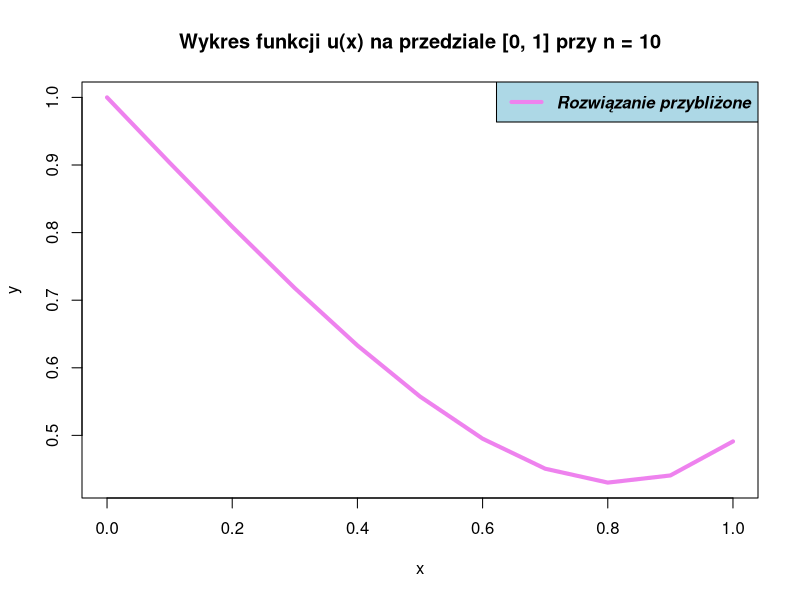
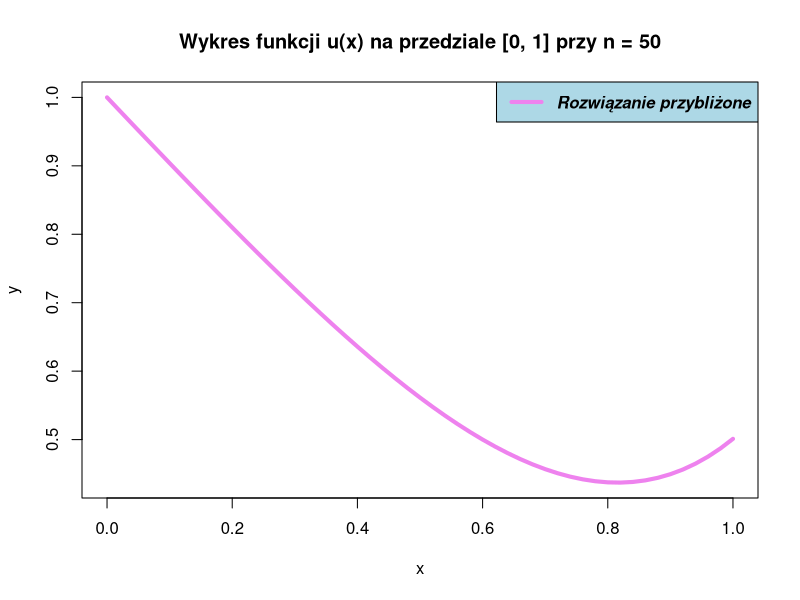
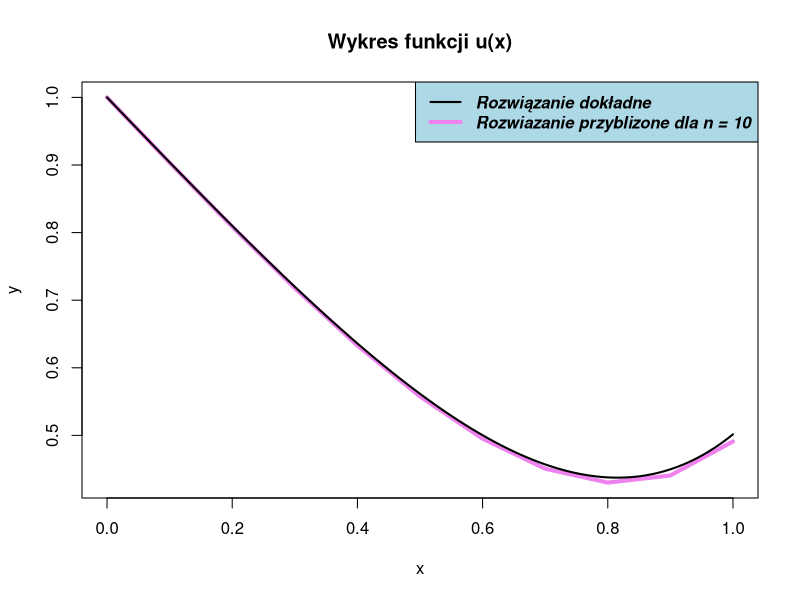
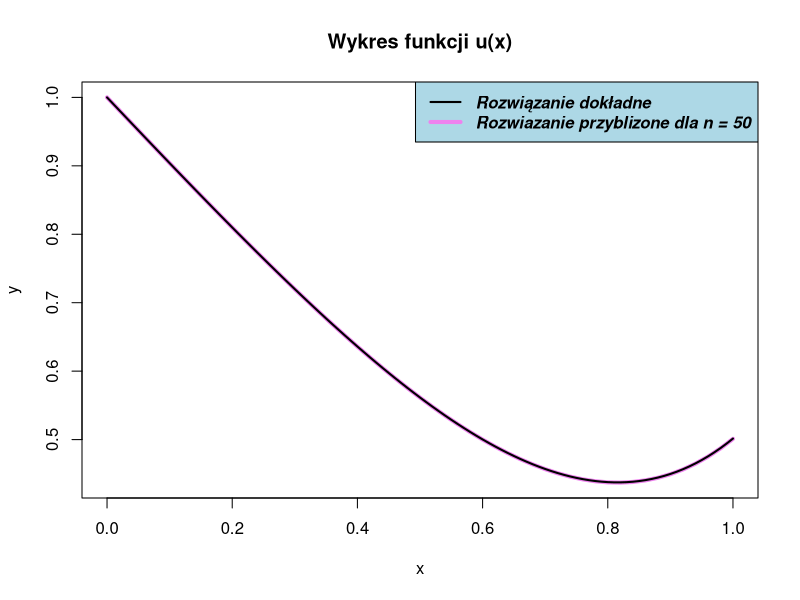

R code for these plots, in order:
tridiagonal_matrix <- function(below, diagonal, over, func) {
  n <- length(diagonal)
  
  over[1] <- over[1] / diagonal[1]
  func[1] <- func[1] / diagonal[1]
  
  for(i in 2:(n - 1)) {
    over[i] <- over[i] / (diagonal[i] - below[i - 1] * over[i - 1])
    func[i] <- (func[i] - below[i - 1] * func[i - 1]) /
      (diagonal[i] - below[i - 1] * over[i - 1])
  }
  func[n] <- (func[n] - below[n - 1] * func[n - 1]) /
    (diagonal[n] - below[n - 1] * over[n - 1])

  x <- vector(length = n)
  x[n] <- func[n]
  for(i in (n - 1):1)
    x[i] <- func[i] - over[i] * x[i + 1]
  
  return(x)
}

f <- function(x){
  return (x*x + 3)
}

solve_equation <- function(n){
  h = 1 / n
  
  diag <- vector(length = n)
  below <- vector(length = n-1)
  over <- vector(length = n-1)
  func <- vector(length = n)
  
  diag_coof <- 1 - 2/h^2
  below_coof <- 1/h^2 + 1/h
  over_coof <- 1/h^2 - 1/h
  
  for (i in 1:(n-1)){
    func[i] <- f(i * h)
    diag[i] <- diag_coof
    below[i] <- below_coof
    over[i] <- over_coof
  }
  
  func[1] = func[1] - below_coof
  
  diag[n] <- diag_coof + over_coof*(-h)
  below[n-1] <- below_coof + over_coof
  func[n] <- f(1) - over_coof * 2 * h
  
  output <- tridiagonal_matrix(below, diag, over, func)
  output <- c(1, output)
  return (output)
}

plot_approximate_solution <- function(eq, color="violet"){
  n = length(eq) - 1
  h = 1 / n
  a = 0
  b = 1
  x_vals = seq(a, b, h)
  
  plot(x_vals, eq, type="l", col=color, lwd="4",
       main=paste("Wykres funkcji u(x) na przedziale [0, 1] przy n =", n), xlab="x", ylab="y")
  legend(x="topright", legend=c("Rozwiązanie przybliżone"),
         col=c("violet"), lwd=c(4), text.font=4, bg='lightblue')
}

exact_u <- function(x){
  (24*(exp(1) - 1)/(5 * exp(1)))*x*exp(x) - 8*exp(x) + x^2 + 4*x + 9
}

compare_with_exact <- function(approximation, color="violet"){
  n = length(approximation) - 1
  h = 1 / n
  a = 0
  b = 1
  x_vals = seq(a, b, h)
  
  plot(x_vals, approximation, type="l", col=color, lwd="4",
       main="Wykres funkcji u(x)", xlab="x", ylab="y")
  curve(exact_u, from=a, to=b, lwd=2, add=TRUE)
  legend(x="topright", legend=c("Rozwiązanie dokładne",
                                paste("Rozwiazanie przyblizone dla n =",n)),
         col=c("black", "violet"), lwd=c(2, 4), text.font=4, bg='lightblue')
  
  exact_vals = exact_u(x_vals)
  error = abs(exact_vals - approximation)
  global_error <- max(error)
  return(global_error)
}

approx10 <- solve_equation(10)
approx50 <- solve_equation(50)

print(approx10)
print(approx50)

plot_approximate_solution(approx10)
plot_approximate_solution(approx50)

compare_with_exact(approx10)
compare_with_exact(approx50)

